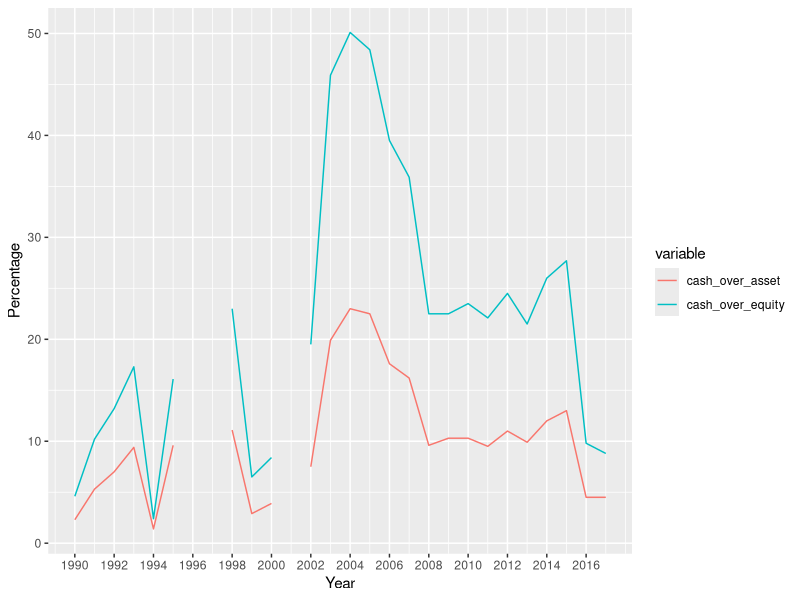

Reproduce this figure in R.
## ---- chunk 1
knitr::opts_chunk$set(echo = TRUE)
library(ggplot2)
library(reshape2)
## ---- chunk 2
dat = read.csv("berkshire_fin_statement.csv", stringsAsFactors = F)
dat$cash_over_asset = round(100 * (dat$cash / dat$asset),1)
dat$cash_over_equity = round(100 * (dat$cash / dat$equity), 1)
## ---- chunk 3
library(ggplot2)
library(reshape2)
dat_long = melt(dat, id = c("year"))
dat_long = subset(dat_long, dat_long$variable == "cash_over_asset" |
                    dat_long$variable == "cash_over_equity")

ggplot(data = dat_long,
       aes(x = year, y = value, colour = variable)) +
       geom_line() + scale_x_continuous(breaks = seq(1990, 2017, 2)) +
       labs(x="Year",y="Percentage")
